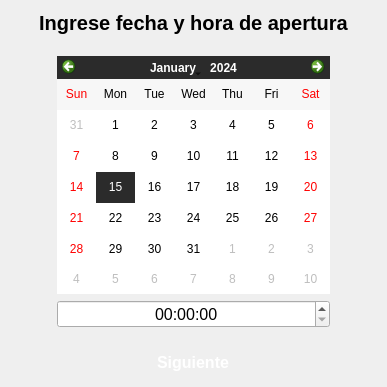
<?xml version="1.0" encoding="UTF-8"?>
<ui version="4.0">
 <class>popUp</class>
 <widget class="QDialog" name="popUp">
  <property name="geometry">
   <rect>
    <x>0</x>
    <y>0</y>
    <width>387</width>
    <height>387</height>
   </rect>
  </property>
  <property name="font">
   <font>
    <family>Yu Gothic UI</family>
   </font>
  </property>
  <property name="windowTitle">
   <string>Dialog</string>
  </property>
  <layout class="QGridLayout" name="gridLayout" rowstretch="0,0,4,1,0,1" columnstretch="0,2,0">
   <item row="3" column="1">
    <widget class="QTimeEdit" name="timer">
     <property name="palette">
      <palette>
       <active>
        <colorrole role="Highlight">
         <brush brushstyle="SolidPattern">
          <color alpha="255">
           <red>109</red>
           <green>109</green>
           <blue>109</blue>
          </color>
         </brush>
        </colorrole>
        <colorrole role="Accent">
         <brush brushstyle="SolidPattern">
          <color alpha="255">
           <red>255</red>
           <green>255</green>
           <blue>255</blue>
          </color>
         </brush>
        </colorrole>
       </active>
       <inactive>
        <colorrole role="Highlight">
         <brush brushstyle="SolidPattern">
          <color alpha="255">
           <red>109</red>
           <green>109</green>
           <blue>109</blue>
          </color>
         </brush>
        </colorrole>
        <colorrole role="Accent">
         <brush brushstyle="SolidPattern">
          <color alpha="255">
           <red>255</red>
           <green>255</green>
           <blue>255</blue>
          </color>
         </brush>
        </colorrole>
       </inactive>
       <disabled>
        <colorrole role="Accent">
         <brush brushstyle="SolidPattern">
          <color alpha="255">
           <red>255</red>
           <green>255</green>
           <blue>255</blue>
          </color>
         </brush>
        </colorrole>
       </disabled>
      </palette>
     </property>
     <property name="font">
      <font>
       <family>Yu Gothic UI</family>
       <pointsize>12</pointsize>
      </font>
     </property>
     <property name="wrapping">
      <bool>false</bool>
     </property>
     <property name="frame">
      <bool>true</bool>
     </property>
     <property name="alignment">
      <set>Qt::AlignmentFlag::AlignCenter</set>
     </property>
     <property name="calendarPopup">
      <bool>false</bool>
     </property>
    </widget>
   </item>
   <item row="2" column="0" rowspan="4">
    <spacer name="horizontalSpacer">
     <property name="orientation">
      <enum>Qt::Orientation::Horizontal</enum>
     </property>
     <property name="sizeHint" stdset="0">
      <size>
       <width>40</width>
       <height>20</height>
      </size>
     </property>
    </spacer>
   </item>
   <item row="2" column="2" rowspan="4">
    <spacer name="horizontalSpacer_2">
     <property name="orientation">
      <enum>Qt::Orientation::Horizontal</enum>
     </property>
     <property name="sizeHint" stdset="0">
      <size>
       <width>40</width>
       <height>20</height>
      </size>
     </property>
    </spacer>
   </item>
   <item row="1" column="0" colspan="3">
    <spacer name="verticalSpacer">
     <property name="orientation">
      <enum>Qt::Orientation::Vertical</enum>
     </property>
     <property name="sizeType">
      <enum>QSizePolicy::Policy::Fixed</enum>
     </property>
     <property name="sizeHint" stdset="0">
      <size>
       <width>15</width>
       <height>15</height>
      </size>
     </property>
    </spacer>
   </item>
   <item row="2" column="1">
    <widget class="QCalendarWidget" name="calendario">
     <property name="palette">
      <palette>
       <active>
        <colorrole role="Highlight">
         <brush brushstyle="SolidPattern">
          <color alpha="255">
           <red>43</red>
           <green>43</green>
           <blue>43</blue>
          </color>
         </brush>
        </colorrole>
       </active>
       <inactive>
        <colorrole role="Highlight">
         <brush brushstyle="SolidPattern">
          <color alpha="255">
           <red>43</red>
           <green>43</green>
           <blue>43</blue>
          </color>
         </brush>
        </colorrole>
       </inactive>
       <disabled/>
      </palette>
     </property>
     <property name="firstDayOfWeek">
      <enum>Qt::DayOfWeek::Sunday</enum>
     </property>
     <property name="gridVisible">
      <bool>false</bool>
     </property>
     <property name="selectionMode">
      <enum>QCalendarWidget::SelectionMode::SingleSelection</enum>
     </property>
     <property name="horizontalHeaderFormat">
      <enum>QCalendarWidget::HorizontalHeaderFormat::ShortDayNames</enum>
     </property>
     <property name="verticalHeaderFormat">
      <enum>QCalendarWidget::VerticalHeaderFormat::NoVerticalHeader</enum>
     </property>
     <property name="navigationBarVisible">
      <bool>true</bool>
     </property>
     <property name="dateEditEnabled">
      <bool>true</bool>
     </property>
    </widget>
   </item>
   <item row="5" column="1" alignment="Qt::AlignmentFlag::AlignHCenter">
    <widget class="QPushButton" name="siguiente_btn">
     <property name="minimumSize">
      <size>
       <width>200</width>
       <height>0</height>
      </size>
     </property>
     <property name="palette">
      <palette>
       <active>
        <colorrole role="WindowText">
         <brush brushstyle="SolidPattern">
          <color alpha="255">
           <red>255</red>
           <green>255</green>
           <blue>255</blue>
          </color>
         </brush>
        </colorrole>
        <colorrole role="Button">
         <brush brushstyle="SolidPattern">
          <color alpha="255">
           <red>0</red>
           <green>93</green>
           <blue>0</blue>
          </color>
         </brush>
        </colorrole>
        <colorrole role="Light">
         <brush brushstyle="SolidPattern">
          <color alpha="255">
           <red>0</red>
           <green>139</green>
           <blue>0</blue>
          </color>
         </brush>
        </colorrole>
        <colorrole role="Midlight">
         <brush brushstyle="SolidPattern">
          <color alpha="255">
           <red>0</red>
           <green>116</green>
           <blue>0</blue>
          </color>
         </brush>
        </colorrole>
        <colorrole role="Dark">
         <brush brushstyle="SolidPattern">
          <color alpha="255">
           <red>0</red>
           <green>46</green>
           <blue>0</blue>
          </color>
         </brush>
        </colorrole>
        <colorrole role="Mid">
         <brush brushstyle="SolidPattern">
          <color alpha="255">
           <red>0</red>
           <green>62</green>
           <blue>0</blue>
          </color>
         </brush>
        </colorrole>
        <colorrole role="Text">
         <brush brushstyle="SolidPattern">
          <color alpha="255">
           <red>255</red>
           <green>255</green>
           <blue>255</blue>
          </color>
         </brush>
        </colorrole>
        <colorrole role="BrightText">
         <brush brushstyle="SolidPattern">
          <color alpha="255">
           <red>255</red>
           <green>255</green>
           <blue>255</blue>
          </color>
         </brush>
        </colorrole>
        <colorrole role="ButtonText">
         <brush brushstyle="SolidPattern">
          <color alpha="255">
           <red>255</red>
           <green>255</green>
           <blue>255</blue>
          </color>
         </brush>
        </colorrole>
        <colorrole role="Base">
         <brush brushstyle="SolidPattern">
          <color alpha="255">
           <red>0</red>
           <green>0</green>
           <blue>0</blue>
          </color>
         </brush>
        </colorrole>
        <colorrole role="Window">
         <brush brushstyle="SolidPattern">
          <color alpha="255">
           <red>0</red>
           <green>93</green>
           <blue>0</blue>
          </color>
         </brush>
        </colorrole>
        <colorrole role="Shadow">
         <brush brushstyle="SolidPattern">
          <color alpha="255">
           <red>0</red>
           <green>0</green>
           <blue>0</blue>
          </color>
         </brush>
        </colorrole>
        <colorrole role="AlternateBase">
         <brush brushstyle="SolidPattern">
          <color alpha="255">
           <red>0</red>
           <green>46</green>
           <blue>0</blue>
          </color>
         </brush>
        </colorrole>
        <colorrole role="ToolTipBase">
         <brush brushstyle="SolidPattern">
          <color alpha="255">
           <red>255</red>
           <green>255</green>
           <blue>220</blue>
          </color>
         </brush>
        </colorrole>
        <colorrole role="ToolTipText">
         <brush brushstyle="SolidPattern">
          <color alpha="255">
           <red>0</red>
           <green>0</green>
           <blue>0</blue>
          </color>
         </brush>
        </colorrole>
        <colorrole role="PlaceholderText">
         <brush brushstyle="SolidPattern">
          <color alpha="127">
           <red>255</red>
           <green>255</green>
           <blue>255</blue>
          </color>
         </brush>
        </colorrole>
        <colorrole role="Accent">
         <brush brushstyle="SolidPattern">
          <color alpha="255">
           <red>0</red>
           <green>0</green>
           <blue>0</blue>
          </color>
         </brush>
        </colorrole>
       </active>
       <inactive>
        <colorrole role="WindowText">
         <brush brushstyle="SolidPattern">
          <color alpha="255">
           <red>255</red>
           <green>255</green>
           <blue>255</blue>
          </color>
         </brush>
        </colorrole>
        <colorrole role="Button">
         <brush brushstyle="SolidPattern">
          <color alpha="255">
           <red>0</red>
           <green>93</green>
           <blue>0</blue>
          </color>
         </brush>
        </colorrole>
        <colorrole role="Light">
         <brush brushstyle="SolidPattern">
          <color alpha="255">
           <red>0</red>
           <green>139</green>
           <blue>0</blue>
          </color>
         </brush>
        </colorrole>
        <colorrole role="Midlight">
         <brush brushstyle="SolidPattern">
          <color alpha="255">
           <red>0</red>
           <green>116</green>
           <blue>0</blue>
          </color>
         </brush>
        </colorrole>
        <colorrole role="Dark">
         <brush brushstyle="SolidPattern">
          <color alpha="255">
           <red>0</red>
           <green>46</green>
           <blue>0</blue>
          </color>
         </brush>
        </colorrole>
        <colorrole role="Mid">
         <brush brushstyle="SolidPattern">
          <color alpha="255">
           <red>0</red>
           <green>62</green>
           <blue>0</blue>
          </color>
         </brush>
        </colorrole>
        <colorrole role="Text">
         <brush brushstyle="SolidPattern">
          <color alpha="255">
           <red>255</red>
           <green>255</green>
           <blue>255</blue>
          </color>
         </brush>
        </colorrole>
        <colorrole role="BrightText">
         <brush brushstyle="SolidPattern">
          <color alpha="255">
           <red>255</red>
           <green>255</green>
           <blue>255</blue>
          </color>
         </brush>
        </colorrole>
        <colorrole role="ButtonText">
         <brush brushstyle="SolidPattern">
          <color alpha="255">
           <red>255</red>
           <green>255</green>
           <blue>255</blue>
          </color>
         </brush>
        </colorrole>
        <colorrole role="Base">
         <brush brushstyle="SolidPattern">
          <color alpha="255">
           <red>0</red>
           <green>0</green>
           <blue>0</blue>
          </color>
         </brush>
        </colorrole>
        <colorrole role="Window">
         <brush brushstyle="SolidPattern">
          <color alpha="255">
           <red>0</red>
           <green>93</green>
           <blue>0</blue>
          </color>
         </brush>
        </colorrole>
        <colorrole role="Shadow">
         <brush brushstyle="SolidPattern">
          <color alpha="255">
           <red>0</red>
           <green>0</green>
           <blue>0</blue>
          </color>
         </brush>
        </colorrole>
        <colorrole role="AlternateBase">
         <brush brushstyle="SolidPattern">
          <color alpha="255">
           <red>0</red>
           <green>46</green>
           <blue>0</blue>
          </color>
         </brush>
        </colorrole>
        <colorrole role="ToolTipBase">
         <brush brushstyle="SolidPattern">
          <color alpha="255">
           <red>255</red>
           <green>255</green>
           <blue>220</blue>
          </color>
         </brush>
        </colorrole>
        <colorrole role="ToolTipText">
         <brush brushstyle="SolidPattern">
          <color alpha="255">
           <red>0</red>
           <green>0</green>
           <blue>0</blue>
          </color>
         </brush>
        </colorrole>
        <colorrole role="PlaceholderText">
         <brush brushstyle="SolidPattern">
          <color alpha="127">
           <red>255</red>
           <green>255</green>
           <blue>255</blue>
          </color>
         </brush>
        </colorrole>
        <colorrole role="Accent">
         <brush brushstyle="SolidPattern">
          <color alpha="255">
           <red>0</red>
           <green>0</green>
           <blue>0</blue>
          </color>
         </brush>
        </colorrole>
       </inactive>
       <disabled>
        <colorrole role="WindowText">
         <brush brushstyle="SolidPattern">
          <color alpha="255">
           <red>0</red>
           <green>46</green>
           <blue>0</blue>
          </color>
         </brush>
        </colorrole>
        <colorrole role="Button">
         <brush brushstyle="SolidPattern">
          <color alpha="255">
           <red>0</red>
           <green>93</green>
           <blue>0</blue>
          </color>
         </brush>
        </colorrole>
        <colorrole role="Light">
         <brush brushstyle="SolidPattern">
          <color alpha="255">
           <red>0</red>
           <green>139</green>
           <blue>0</blue>
          </color>
         </brush>
        </colorrole>
        <colorrole role="Midlight">
         <brush brushstyle="SolidPattern">
          <color alpha="255">
           <red>0</red>
           <green>116</green>
           <blue>0</blue>
          </color>
         </brush>
        </colorrole>
        <colorrole role="Dark">
         <brush brushstyle="SolidPattern">
          <color alpha="255">
           <red>0</red>
           <green>46</green>
           <blue>0</blue>
          </color>
         </brush>
        </colorrole>
        <colorrole role="Mid">
         <brush brushstyle="SolidPattern">
          <color alpha="255">
           <red>0</red>
           <green>62</green>
           <blue>0</blue>
          </color>
         </brush>
        </colorrole>
        <colorrole role="Text">
         <brush brushstyle="SolidPattern">
          <color alpha="255">
           <red>0</red>
           <green>46</green>
           <blue>0</blue>
          </color>
         </brush>
        </colorrole>
        <colorrole role="BrightText">
         <brush brushstyle="SolidPattern">
          <color alpha="255">
           <red>255</red>
           <green>255</green>
           <blue>255</blue>
          </color>
         </brush>
        </colorrole>
        <colorrole role="ButtonText">
         <brush brushstyle="SolidPattern">
          <color alpha="255">
           <red>0</red>
           <green>46</green>
           <blue>0</blue>
          </color>
         </brush>
        </colorrole>
        <colorrole role="Base">
         <brush brushstyle="SolidPattern">
          <color alpha="255">
           <red>0</red>
           <green>93</green>
           <blue>0</blue>
          </color>
         </brush>
        </colorrole>
        <colorrole role="Window">
         <brush brushstyle="SolidPattern">
          <color alpha="255">
           <red>0</red>
           <green>93</green>
           <blue>0</blue>
          </color>
         </brush>
        </colorrole>
        <colorrole role="Shadow">
         <brush brushstyle="SolidPattern">
          <color alpha="255">
           <red>0</red>
           <green>0</green>
           <blue>0</blue>
          </color>
         </brush>
        </colorrole>
        <colorrole role="AlternateBase">
         <brush brushstyle="SolidPattern">
          <color alpha="255">
           <red>0</red>
           <green>93</green>
           <blue>0</blue>
          </color>
         </brush>
        </colorrole>
        <colorrole role="ToolTipBase">
         <brush brushstyle="SolidPattern">
          <color alpha="255">
           <red>255</red>
           <green>255</green>
           <blue>220</blue>
          </color>
         </brush>
        </colorrole>
        <colorrole role="ToolTipText">
         <brush brushstyle="SolidPattern">
          <color alpha="255">
           <red>0</red>
           <green>0</green>
           <blue>0</blue>
          </color>
         </brush>
        </colorrole>
        <colorrole role="PlaceholderText">
         <brush brushstyle="SolidPattern">
          <color alpha="127">
           <red>0</red>
           <green>46</green>
           <blue>0</blue>
          </color>
         </brush>
        </colorrole>
        <colorrole role="Accent">
         <brush brushstyle="SolidPattern">
          <color alpha="255">
           <red>0</red>
           <green>65</green>
           <blue>0</blue>
          </color>
         </brush>
        </colorrole>
       </disabled>
      </palette>
     </property>
     <property name="font">
      <font>
       <family>Yu Gothic UI</family>
       <pointsize>12</pointsize>
       <bold>true</bold>
      </font>
     </property>
     <property name="text">
      <string>Siguiente</string>
     </property>
     <property name="default">
      <bool>false</bool>
     </property>
     <property name="flat">
      <bool>true</bool>
     </property>
    </widget>
   </item>
   <item row="0" column="0" colspan="3">
    <widget class="QLabel" name="label">
     <property name="font">
      <font>
       <family>Yu Gothic UI</family>
       <pointsize>15</pointsize>
       <bold>true</bold>
      </font>
     </property>
     <property name="text">
      <string>Ingrese fecha y hora de apertura</string>
     </property>
     <property name="alignment">
      <set>Qt::AlignmentFlag::AlignCenter</set>
     </property>
    </widget>
   </item>
   <item row="4" column="1">
    <spacer name="verticalSpacer_2">
     <property name="orientation">
      <enum>Qt::Orientation::Vertical</enum>
     </property>
     <property name="sizeType">
      <enum>QSizePolicy::Policy::Fixed</enum>
     </property>
     <property name="sizeHint" stdset="0">
      <size>
       <width>20</width>
       <height>15</height>
      </size>
     </property>
    </spacer>
   </item>
  </layout>
 </widget>
 <resources/>
 <connections/>
</ui>
